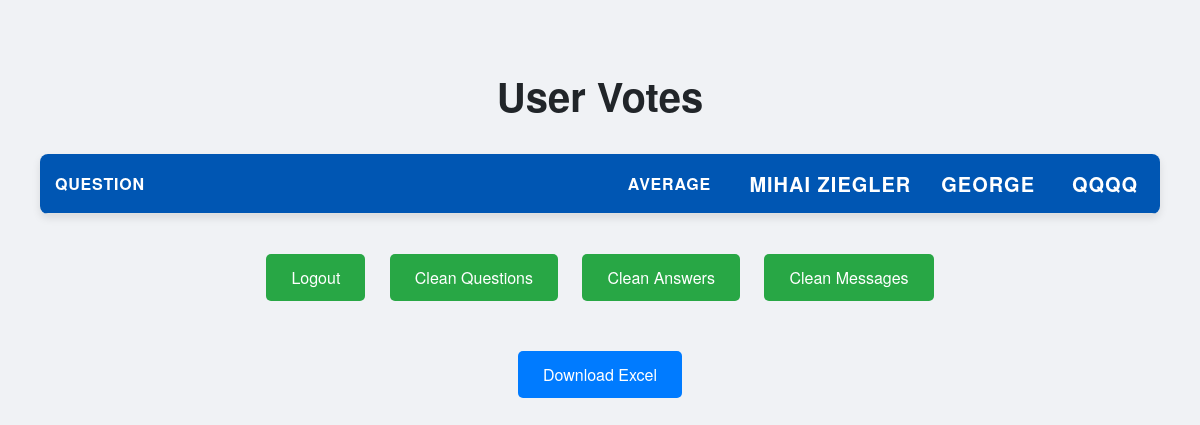
Page /admin/statistics (signed in) on the earlier database version.
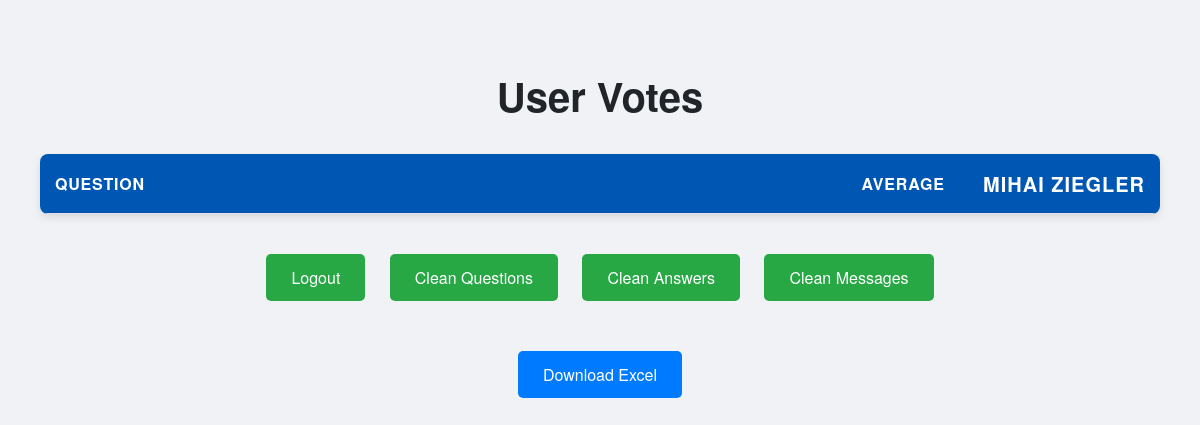
Same page on the later database version.
### app.py (models this page shows, shortened)
class User(db.Model, UserMixin):
    id = db.Column(db.Integer, primary_key=True)
    username = db.Column(db.String(150), nullable=False, unique=True)
    password = db.Column(db.String(150), nullable=False)
    email = db.Column(db.String(150), unique=True, nullable=True)
    is_confirmed = db.Column(db.String(150), nullable=True)
    confirmed_on = db.Column(db.DateTime, nullable=True)
    user_type = db.Column(db.String(150), nullable=False)

### app.py (the view, shortened to what this page needs)
@app.route('/admin/statistics', methods=['GET'])
@login_required
def admin_statistics():
    if current_user.user_type != 'Admin':
        return redirect(url_for('statistics'))
    all_answers = UserAnswer.query.all()
    all_users = {user.id: user.username for user in User.query.all()}
    statistics = {}
    vote_sums = {}
    vote_counts = {}
    averages = {}
    for question, total in vote_sums.items():
        count = vote_counts[question]
        averages[question] = "{:.2f}".format(total / count) if count > 0 else 'No Votes'
    return render_template('admin_statistics.html', statistics=statistics, all_users=all_users, averages=averages)

### app.py (called while the page is built)
@login_manager.user_loader
def load_user(user_id):
    return db.session.get(User, int(user_id))

### templates/admin_statistics.html (shortened to what this page needs)
<!DOCTYPE html>
<html>
  <head>
  </head>
  <body>
    <div class="container">
      <h1>User Votes</h1>
      <table>
        <thead>
          <tr class="header-row">
            <th class="question">Question</th>
            <th class="average">Average</th>
            {% for username in all_users.values() %}
              <th class="emoji">{{ username }}</th>
            {% endfor %}
          </tr>
        </thead>
      </table>
      <div class="btn-group">
        <a href="{{ url_for('logout') }}">Logout</a>
        <a href="{{url_for('clean_database')}}">Clean Questions</a>
        <a href="{{url_for('clean_database_answers')}}">Clean Answers</a>
        <a href="{{url_for('clean_database_messages')}}">Clean Messages</a>
      </div>
      <div class="btn-group">
        <a href="{{ url_for('download_statistics') }}" class="download-btn">Download Excel</a>
      </div>
    </div>
  </body>
</html>

### templates/admin_statistics.html (style rules this page uses)
body { font-family: 'Helvetica Neue', Arial, sans-serif; background-color: #f0f2f5; margin: 20px; color: #343a40; }
h1 { text-align: center; color: #212529; font-size: 2.5rem; margin-bottom: 30px; }
table { width: 100%; border-collapse: separate; border-spacing: 0; background-color: white; box-shadow: 0 4px 8px rgba(0, 0, 0, 0.1); border-radius: 8px; overflow: hidden; margin-bottom: 30px; table-layout: auto; }
th, td { padding: 15px; text-align: left; border-bottom: 1px solid #e0e0e0; white-space: nowrap; overflow: hidden; text-overflow: ellipsis; }
th { background-color: #007bff; color: white; text-transform: uppercase; font-weight: bold; letter-spacing: 0.05em; }
.header-row th { background-color: #0056b3; }
.question { max-width: 500px; white-space: normal; word-wrap: break-word; }
.average { width: 100px; text-align: center; }
.emoji { width: 80px; text-align: center; font-size: 20px; }
a { display: inline-block; padding: 12px 25px; margin: 10px; background-color: #28a745; color: white; border-radius: 5px; text-decoration: none; font-size: 1rem; transition: background-color 0.3s; }
.download-btn { background-color: #007bff; color: white; padding: 12px 25px; text-align: center; margin-top: 20px; border-radius: 5px; text-decoration: none; font-size: 1rem; transition: background-color 0.3s; }
.container { max-width: 1200px; margin: 0 auto; padding: 20px; }
.btn-group { text-align: center; margin-bottom: 20px; }

Differences in the rows shown:
removed User: username "GEORGE"
removed User: username "QQQQ"
